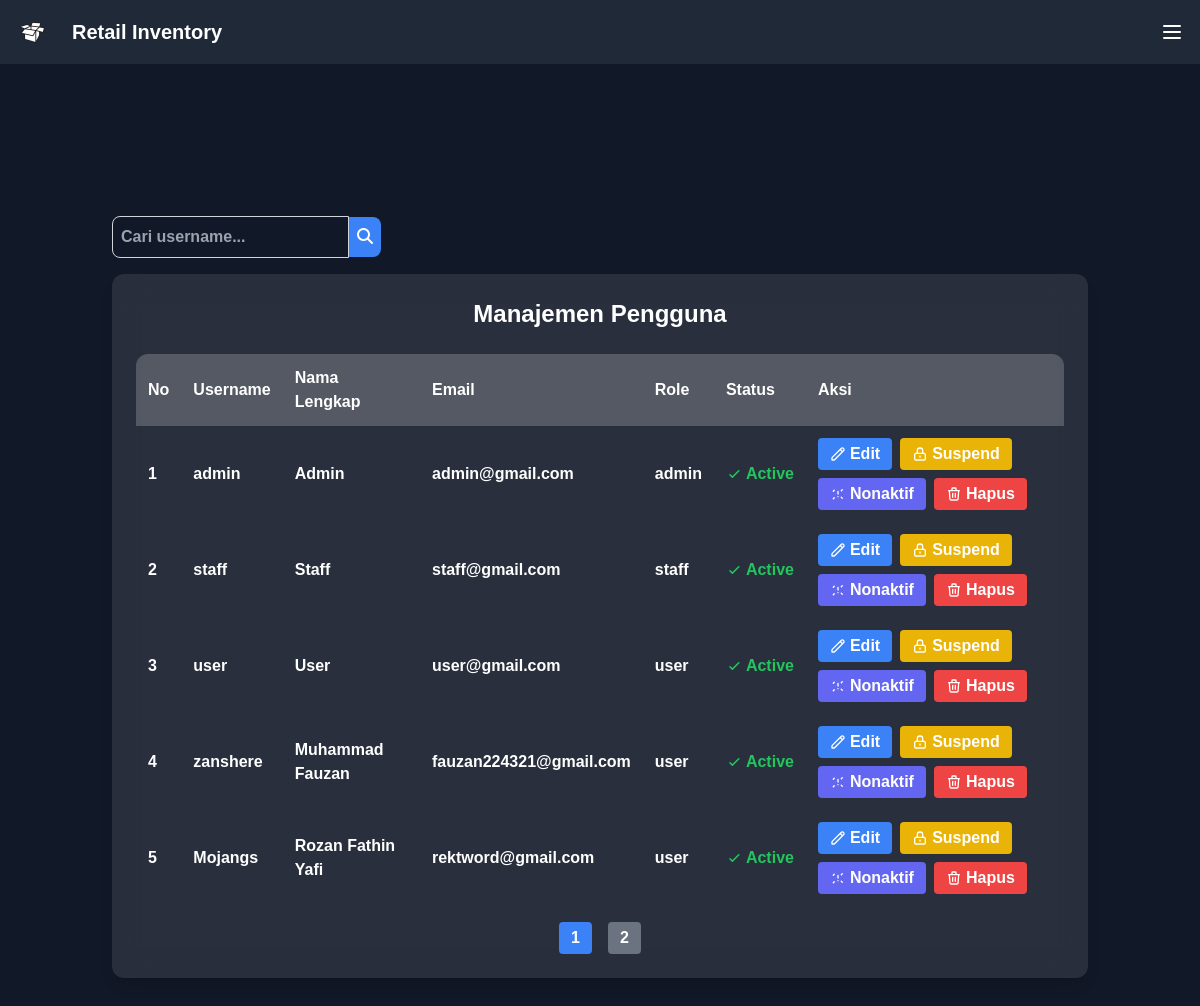
The app's page /pages/Admin/manage_users.php with its own data.
### tables this page shows
CREATE TABLE `users` (
  `id` int NOT NULL,
  `username` varchar(50) NOT NULL,
  `password` varchar(255) NOT NULL,
  `email` varchar(100) NOT NULL,
  `full_name` varchar(100) NOT NULL,
  `failed_attempts` int DEFAULT '0',
  `banned_until` datetime DEFAULT NULL,
  `suspend_until` datetime DEFAULT NULL,
  `role` enum('admin','staff','user') DEFAULT 'user',
  `created_at` timestamp NULL DEFAULT CURRENT_TIMESTAMP,
  `is_active` tinyint(1) DEFAULT '1'
);

### pages/Admin/manage_users.php (the view, shortened to what this page needs)
<?php
require_once '../../includes/connect.php';
$defaultLimit = 5;
$perPage = $defaultLimit;
$page = isset($_GET['page']) ? (int)$_GET['page'] : 1;
$search = '';
$offset = ($page - 1) * $perPage;
if ($search !== '') {
    $stmtCount = $conn->prepare("SELECT COUNT(*) as total FROM users WHERE username LIKE ?");
    $searchTerm = "%" . $search . "%";
    $stmtCount->bind_param("s", $searchTerm);
    $stmtCount->execute();
    $resultCount = $stmtCount->get_result();
    $rowCount = $resultCount->fetch_assoc();
    $totalUsers = $rowCount['total'];
} else {
    $resultCount = $conn->query("SELECT COUNT(*) as total FROM users");
    $rowCount = $resultCount->fetch_assoc();
    $totalUsers = $rowCount['total'];
}
$totalPages = ceil($totalUsers / $perPage);
if ($search !== '') {
    $stmtUsers = $conn->prepare("SELECT * FROM users WHERE username LIKE ? ORDER BY id ASC LIMIT ? OFFSET ?");
    $stmtUsers->bind_param("sii", $searchTerm, $perPage, $offset);
    $stmtUsers->execute();
    $resultUsers = $stmtUsers->get_result();
    $users = $resultUsers->fetch_all(MYSQLI_ASSOC);
} else {
    $stmtUsers = $conn->prepare("SELECT * FROM users ORDER BY id ASC LIMIT ? OFFSET ?");
    $stmtUsers->bind_param("ii", $perPage, $offset);
    $stmtUsers->execute();
    $resultUsers = $stmtUsers->get_result();
    $users = $resultUsers->fetch_all(MYSQLI_ASSOC);
}
?>
<!DOCTYPE html>
<html lang="id">
<head>
  <script src="https://cdn.tailwindcss.com"></script>
  <link rel="stylesheet" href="https://cdnjs.cloudflare.com/ajax/libs/font-awesome/6.4.0/css/all.min.css">
</head>
<body class="bg-gray-900 text-white overflow-hidden">
  <?php include '../../includes/header.php'; ?>
  <div class="flex items-center justify-center min-h-screen">
    <div class="container mx-auto p-6">
      <div class="mb-4 flex flex-col md:flex-row md:items-center md:justify-between">
        <form method="GET" action="" class="flex flex-col md:flex-row md:items-center">
          <input type="text" name="search" value="<?= htmlspecialchars($search) ?>" placeholder="Cari username..."
                 class="p-2 rounded-l-lg border border-gray-300 focus:outline-none focus:ring-2 focus:ring-blue-500">
          <button type="submit" class="bg-blue-500 hover:bg-blue-600 p-2 rounded-r-lg">
            <i class="fa-solid fa-magnifying-glass text-white"></i>
          </button>
        </form>
      </div>
      <div class="bg-white/10 backdrop-blur-lg rounded-xl p-6 shadow-lg">
        <h1 class="text-2xl font-bold text-white mb-6 text-center">Manajemen Pengguna</h1>
        <div class="overflow-x-auto">
          <table class="w-full text-white border-collapse">
            <thead class="bg-white/20">
              <tr>
                <th class="p-3 text-left rounded-tl-xl">No</th>
                <th class="p-3 text-left">Username</th>
                <th class="p-3 text-left">Nama Lengkap</th>
                <th class="p-3 text-left">Email</th>
                <th class="p-3 text-left">Role</th>
                <th class="p-3 text-left">Status</th>
                <th class="p-3 text-left rounded-tr-xl">Aksi</th>
              </tr>
            </thead>
            <tbody>
              <?php foreach ($users as $index => $user): ?>
              <tr class="hover:bg-white/5 transition-colors" data-full_name="<?= htmlspecialchars($user['full_name']) ?>">
                <td class="p-3"><?= $offset + $index + 1 ?></td>
                <td class="p-3"><?= htmlspecialchars($user['username']) ?></td>
                <td class="p-3"><?= htmlspecialchars($user['full_name']) ?></td>
                <td class="p-3"><?= htmlspecialchars($user['email']) ?></td>
                <td class="p-3"><?= htmlspecialchars($user['role']) ?></td>
                <td class="p-3">
                  <?php if ($user['is_active'] == 0): ?>
                    <span class="text-red-500 flex items-center">
                      <svg class="w-4 h-4 mr-1" fill="currentColor" viewBox="0 0 20 20">
                        <path d="M10 18a8 8 0 100-16 8 8 0 000 16z"/>
                      </svg>
                      Nonaktif
                    </span>
                  <?php else: ?>
                    <span class="text-green-500 flex items-center">
                      <svg class="w-4 h-4 mr-1" fill="currentColor" viewBox="0 0 20 20">
                        <path d="M16.707 5.293a1 1 0 00-1.414 0L8 12.586l-2.293-2.293a1 1 0 00-1.414 1.414l3 3a1 1 0 001.414 0l8-8a1 1 0 000-1.414z"/>
                      </svg>
                      Active
                    </span>
                  <?php endif; ?>
                </td>
                <td class="p-3">
                  <div class="flex flex-wrap gap-2">
                    <button onclick="showEditForm(<?= $user['id'] ?>)" class="bg-blue-500 hover:bg-blue-600 px-3 py-1 rounded flex items-center">
                      <svg class="w-4 h-4 mr-1" fill="none" stroke="currentColor" viewBox="0 0 24 24">
                        <path stroke-linecap="round" stroke-linejoin="round" stroke-width="2" d="M15.232 5.232l3.536 3.536m-2.036-5.036a2.5 2.5 0 113.536 3.536L6.5 21.036H3v-3.572L16.732 3.732z"/>
                      </svg>
                      Edit
                    </button>
                    <button onclick="suspendUser(<?= $user['id'] ?>)" class="bg-yellow-500 hover:bg-yellow-600 px-3 py-1 rounded flex items-center">
                      <svg class="w-4 h-4 mr-1" fill="none" stroke="currentColor" viewBox="0 0 24 24">
                        <path stroke-linecap="round" stroke-linejoin="round" stroke-width="2" d="M12 15v2m-6 4h12a2 2 0 002-2v-6a2 2 0 00-2-2H6a2 2 0 00-2 2v6a2 2 0 002 2zm10-10V7a4 4 0 00-8 0v4h8z"/>
                      </svg>
                      Suspend
                    </button>
                    <?php if ($user['is_active'] == 1): ?>
                      <button onclick="deactivateUser(<?= $user['id'] ?>)" class="bg-indigo-500 hover:bg-indigo-600 px-3 py-1 rounded flex items-center">
                        <svg class="w-4 h-4 mr-1" fill="none" stroke="currentColor" viewBox="0 0 24 24">
                          <path stroke-linecap="round" stroke-linejoin="round" stroke-width="2" d="M18.364 5.636l-1.414 1.414M6.343 17.657l-1.414 1.414M18.364 18.364l-1.414-1.414M6.343 6.343L4.93 7.757M12 8v4m0 4h.01"/>
                        </svg>
                        Nonaktif
                      </button>
                    <?php endif; ?>
                    <button onclick="deleteUser(<?= $user['id'] ?>)" class="bg-red-500 hover:bg-red-600 px-3 py-1 rounded flex items-center">
                      <svg class="w-4 h-4 mr-1" fill="none" stroke="currentColor" viewBox="0 0 24 24">
                        <path stroke-linecap="round" stroke-linejoin="round" stroke-width="2" d="M19 7l-.867 12.142A2 2 0 0116.138 21H7.862a2 2 0 01-1.995-1.858L5 7m5 4v6m4-6v6m1-10V4a1 1 0 00-1-1h-4a1 1 0 00-1 1v3M4 7h16"/>
                      </svg>
                      Hapus
                    </button>
                  </div>
                </td>
              </tr>
              <?php endforeach; ?>
            </tbody>
          </table>
        </div>
        <div class="mt-4 flex justify-center space-x-2">
          <?php for ($i = 1; $i <= $totalPages; $i++): ?>
            <a href="?<?= ($search !== '' ? "search=" . urlencode($search) . "&" : "") . "limit=" . $perPage . "&page=" . $i ?>"
               class="px-3 py-1 rounded <?php if ($i == $page) echo 'bg-blue-500'; else echo 'bg-gray-500 hover:bg-gray-600'; ?>">
              <?= $i ?>
            </a>
          <?php endfor; ?>
        </div>
      </div>
    </div>
  </div>
</body>
</html>

### includes/header.php (shortened to what this page needs)
<!DOCTYPE html>
<html lang="en">
<head>
  <link rel="stylesheet" href="https://cdnjs.cloudflare.com/ajax/libs/font-awesome/6.4.0/css/all.min.css">
  <script src="https://unpkg.com/@tailwindcss/browser@4"></script>
   <link rel="stylesheet" href="../assets/CSS/font.css">
</head>
<body class="bg-gradient-to-br from-gray-900 via-gray-800 to-black min-h-screen"
      x-data="{ sidebarOpen: localStorage.getItem('sidebarOpen') === 'true' }"
      x-init="$watch('sidebarOpen', value => localStorage.setItem('sidebarOpen', value))">
  <nav class="bg-gray-800 p-4 flex justify-between items-center">
    <div class="flex items-center space-x-3">
      <img src="../assets/Images/box_icon_126533.ico" alt="Logo" class="w-8 h-8">
      <span class="text-white font-bold text-xl"> Retail Inventory</span>
    </div>
    <button @click="sidebarOpen = !sidebarOpen"
        class="text-white focus:outline-none">
      <svg class="w-6 h-6" fill="none" stroke="currentColor" viewBox="0 0 24 24">
        <path stroke-linecap="round" stroke-linejoin="round" stroke-width="2" d="M4 6h16M4 12h16M4 18h16"/>
      </svg>
    </button>
  </nav>
</body>
</html>

### records on screen
users: index "1", username "admin", full_name "Admin", email "admin@gmail.com", role "admin", is_active 1 (drawn)
users: index "2", username "staff", full_name "Staff", email "staff@gmail.com", role "staff", is_active 1 (drawn)
users: index "3", username "user", full_name "User", email "user@gmail.com", role "user", is_active 1 (drawn)
users: index "4", username "zanshere", full_name "Muhammad Fauzan", email "fauzan224321@gmail.com", role "user", is_active 1 (drawn)
users: index "5", username "Mojangs", full_name "Rozan Fathin Yafi", email "rektword@gmail.com", role "user", is_active 1 (drawn)
